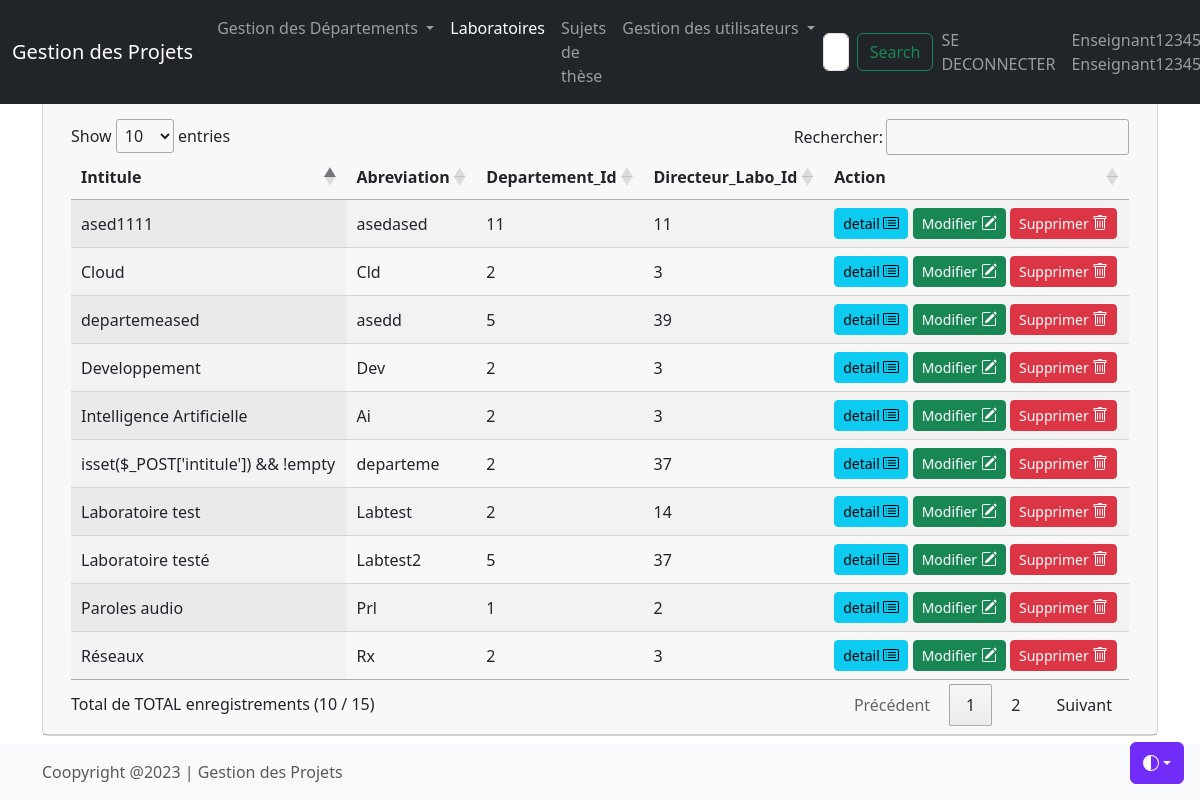
Page /lablist.php (signed in) on the committed database.
### tables this page shows
CREATE TABLE IF NOT EXISTS `laboratoires` (
  `id` int(20) NOT NULL AUTO_INCREMENT,
  `intitule` varchar(100) DEFAULT NULL,
  `abreviation` varchar(100) DEFAULT NULL,
  `departement_id` int(20) DEFAULT NULL,
  `directeur_labo_id` int(20) DEFAULT NULL,
  PRIMARY KEY (`id`)
);

### lablist.php (the view, shortened to what this page needs)
<?php
include_once("header.php");
include_once("main.php");
require_once('connect.php');
$sql = 'SELECT * FROM `laboratoires`';
$query = $db->prepare($sql);
$query->execute();
$result = $query->fetchAll(PDO::FETCH_ASSOC);
  ?>
                <h1>Liste des Laboratoires</h1>
               <p> <a href="labadd.php" class="btn btn-primary">Ajouter un nouveau Laboratoire
                    </a>
                </p>
                <table id="datatable" class="display">
                    <thead>
                            <th>Intitule</th>
                            <th>Abreviation</th>
                            <th>Departement_Id</th>
                            <th>Directeur_Labo_Id</th>
                            <th>Action</th>
                    </thead>
                    <tbody>
                        <?php
                        foreach($result as $laboratoire)
                        {
                        ?>
                                        <tr>
                                        <td><?= $laboratoire['intitule'] ?></td>
                                        <td><?= $laboratoire['abreviation'] ?></td>
                                        <td><?= $laboratoire['departement_id'] ?></td>
                                        <td><?= $laboratoire['directeur_labo_id'] ?></td>
                                        <td>
                                                <a  class="btn btn-info btn-sm" href="labdetail.php?id=<?= $laboratoire['id'] ?>">detail
                                                </a>
                                                <a class="btn btn-success btn-sm" href="labedit.php?id=<?= $laboratoire['id'] ?>">Modifier
                                                </a>
                                                <a  class="btn btn-danger btn-sm" href="labdel.php?id=<?= $laboratoire['id'] ?>">Supprimer
                                                </a>
                                    </td>
                                    </tr>
                        <?php
                        }
                        ?>
                    </tbody>
                </table>
            </section>
        </div>
    </main>
<?php
include_once("footer.php");
?>

### header.php (style rules this page uses)
.bi { vertical-align: -.125em; fill: currentColor; }

### rows in the picture
laboratoires: intitule "Paroles audio", abreviation "Prl", departement "1", directeur_labo "2"
laboratoires: intitule "Réseaux", abreviation "Rx", departement "2", directeur_labo "3"
laboratoires: intitule "Developpement", abreviation "Dev", departement "2", directeur_labo "3"
laboratoires: intitule "Cloud", abreviation "Cld", departement "2", directeur_labo "3"
laboratoires: intitule "Intelligence Artificielle", abreviation "Ai", departement "2", directeur_labo "3"
laboratoires: intitule "ased1111", abreviation "asedased", departement "11", directeur_labo "11"
laboratoires: intitule "departemeased", abreviation "asedd", departement "5", directeur_labo "39"
laboratoires: intitule "isset($_POST['intitule']) && !empty", abreviation "departeme", departement "2", directeur_labo "37"
laboratoires: intitule "Laboratoire test", abreviation "Labtest", departement "2", directeur_labo "14"
laboratoires: intitule "Laboratoire testé", abreviation "Labtest2", departement "5", directeur_labo "37"
